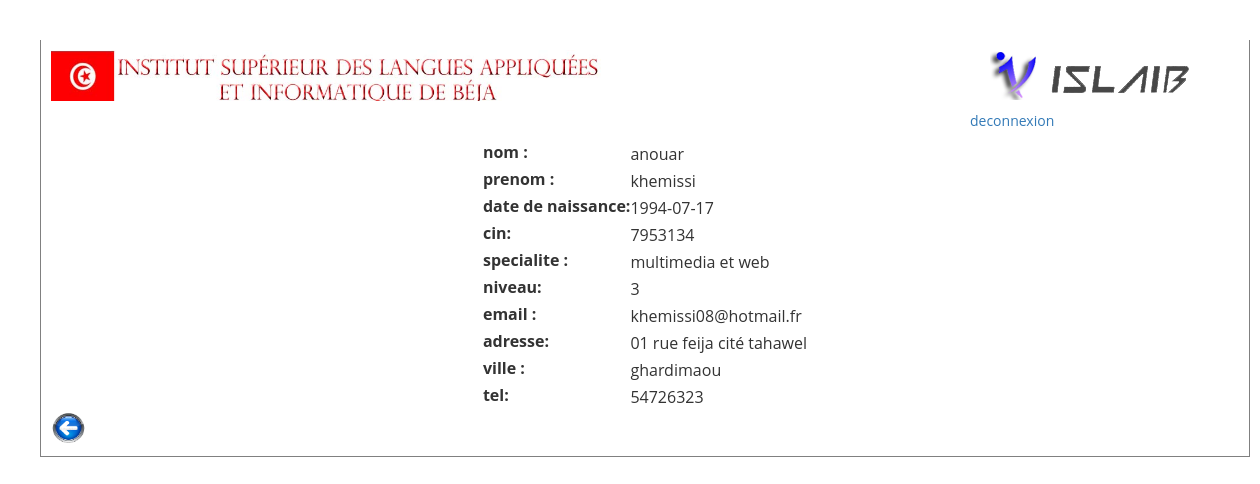
The page /enseignant/etudiant1.php?cin=7953134 (signed in) on the database its author committed.
### tables this page shows
CREATE TABLE IF NOT EXISTS `etudiant` (
  `id` int(11) NOT NULL AUTO_INCREMENT,
  `nom` varchar(28) NOT NULL,
  `prenom` varchar(25) NOT NULL,
  `email` varchar(50) NOT NULL,
  `cin` int(8) NOT NULL,
  `datedenaissance` date NOT NULL,
  `adresse` varchar(50) NOT NULL,
  `ville` varchar(50) NOT NULL,
  `tel` int(12) NOT NULL,
  `niveau` int(2) NOT NULL,
  `active` varchar(25) NOT NULL,
  `idspecialite` varchar(25) NOT NULL,
  `groupe` int(2) NOT NULL,
  PRIMARY KEY (`id`)
);

CREATE TABLE IF NOT EXISTS `specialite` (
  `id` int(11) NOT NULL AUTO_INCREMENT,
  `specialite` varchar(25) NOT NULL,
  PRIMARY KEY (`id`)
);

### classes/usersmanager.php (called while the page is built, shortened)
<?php
class Usersmanager{
public function afficheunetudiant($cin){
 $sql="SELECT * FROM etudiant WHERE cin='".$cin."'";
	$req = mysql_query($sql);
	$data= mysql_fetch_assoc($req);
	return $data;
}
}
?>

### classes/specialitemanager.php (called while the page is built, shortened)
<?php
class specialitemanager{
public function afficheunspecilaite($id){
$sql="SELECT * FROM specialite WHERE id='".$id."'";
	$req = mysql_query($sql);
	$data= mysql_fetch_assoc($req);
	return $data;
}
}
?>

### enseignant/etudiant1.php (the view, shortened to what this page needs)
<?php
$user= new Usersmanager();
$spe= new specialitemanager();
 if(isset($_SESSION)){
  $user->auth2($_SESSION['email'],$_SESSION['cin']);
 }
?>
<html>
<head><title> Sujets</title>
<link href="..\css\style.css" rel="stylesheet" type="text/css" />
<link rel="stylesheet" href="../bootstrap/css/bootstrap.css" />
<link href="style.css" rel="stylesheet" type="text/css" />
</head>
<body>
<div id="container">
<img id="i" src="../image/f.jpg" >
<img id="f" src="../image/l.png">
<div class="right" >
  <a href="?m=deco">deconnexion</a></div>
<br>
<br>
<br>
<body>
<?php
        $unetudiant =$user->afficheunetudiant($_GET['cin']);
       ?>
      <table align=center><tr><td><label>nom :</label></td>
<td><?php echo $unetudiant['nom'];?></td></tr>
<tr><td><label>prenom :</label></td>
<td><?php echo $unetudiant['prenom'];?></td></tr>
<tr><td><label> date de naissance:</label></td>
<td><?php echo $unetudiant['datedenaissance'];?></td></tr>
<tr><td><label>cin:</label></td>
<td><?php echo $unetudiant['cin'];?></td></tr>
<tr><td><label>specialite :</label></td>
<td><?php     $unspe=$spe->afficheunspecilaite($unetudiant['idspecialite']);   echo $unspe['specialite'];                                ?></td></tr>
<tr><td><label>niveau:</label></td>
<td><?php echo $unetudiant['niveau'];?></td></tr>
<tr><td><label>email :</label></td>
<td><?php echo $unetudiant['email'];?></td></tr>
<tr><td><label>adresse:</label></td>
<td><?php echo $unetudiant['adresse'];?></td></tr>
<tr><td><label> ville :</label></td>
<td><?php echo $unetudiant['ville'];?></td></tr>
<tr><td><label>tel:</label></td>
<td><?php echo $unetudiant['tel'];?></td></tr></table>
<a href="listedecondidature.php"><img src="../image/retour.png" width="35px" height="35px"></a>
</body>
</html>

### css/style.css (style rules this page uses)
body { font-family: "Trebuchet MS", Arial, Helvetica, sans-serif; font-size: 0.8em; background-color:#fff; background-repeat: repeat; }
.right { position: absolute; right: 0px; width: 300px; padding: 10px; }
#container { margin-left:auto; margin-right:auto; width: 1210px; margin: auto; padding: 10px; border-right: 1px solid gray; border-bottom: 1px solid gray; border-left: 1px solid gray; background-color: #fff; }
#i { width:550; }
#f { margin-left:385px; }
table { border-collapse:collapse; margin:auto; }

### enseignant/etudiant1.php (style rules this page uses)
.right { position: absolute; right: 0px; width: 300px; padding: 10px; }

### rows shown on the page
etudiant: nom "anouar", prenom "khemissi", datedenaissance "1994-07-17", cin "7953134", niveau "3", email "khemissi08@hotmail.fr", adresse "01 rue feija cité tahawel", ville "ghardimaou", tel "54726323"
specialite: specialite "multimedia et web"
